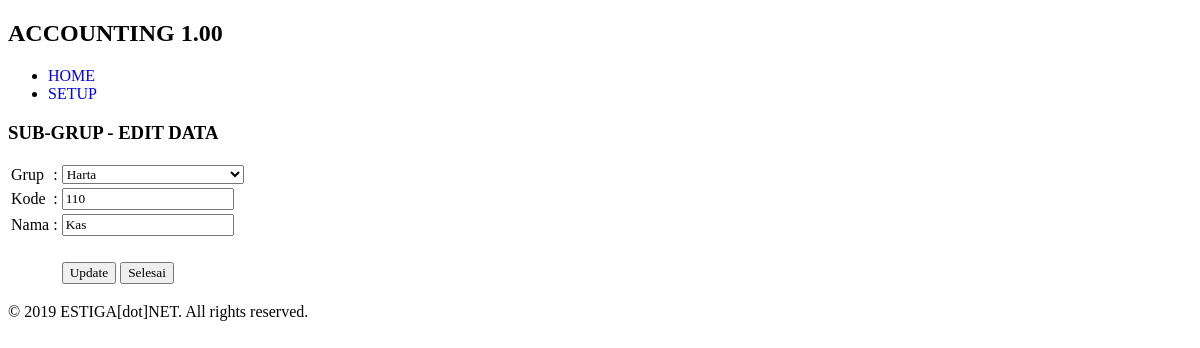
The page /index.php/t002_subgrup/edit/1 on the database its author committed.
### tables this page shows
CREATE TABLE `t002_subgrup` (
  `id` int(11) NOT NULL,
  `grup_id` int(11) DEFAULT NULL,
  `kode` varchar(50) DEFAULT NULL,
  `nama` varchar(50) DEFAULT NULL
);

CREATE TABLE `t001_grup` (
  `id` int(11) NOT NULL,
  `name` varchar(50) DEFAULT NULL
);

### application/controllers/t002_subgrup.php (called while the page is built, shortened)
<?php
class t002_subgrup extends CI_Controller {
	public function __construct() {
		$this->load->model('t002_subgrupm');
		$this->load->model('t001_grupm');
	}
	public function edit($id, $hapus = null) {
		$data['rs_grup'] = $this->t001_grupm->ambil_data_semua();
		$data['r'] = $this->t002_subgrupm->ambil_data_by_id($id)->row();
		$this->load->view('layout/header');
		if ($hapus == 1) {
			$this->load->view('t002_subgruph', $data);
		}
		else {
			$this->load->view('t002_subgrupe', $data);
		}
		$this->load->view('layout/footer');
	}
}

### index.php (called while the page is built, shortened)
<?php
require_once BASEPATH.'core/CodeIgniter.php';

### application/models/t002_subgrupm.php (called while the page is built, shortened)
<?php
class t002_subgrupm extends CI_Model {
	private $_table = 't002_subgrup';
	public function ambil_data_by_id($id) {
		return $this->db->get_where($this->_table, ['id' => $id]);
	}
}

### application/models/t001_grupm.php (called while the page is built, shortened)
<?php
class t001_grupm extends CI_Model {
	private $_table = 't001_grup';
	public function ambil_data_semua() {
		return $this->db->get($this->_table)->result();
	}
}

### application/views/t002_subgrupe.php (the view)
<h3>SUB-GRUP - EDIT DATA</h3>
<form action="<?php echo site_url('t002_subgrup/update/'.$r->id); ?>" method="post">
	<table>
		<tr>
			<td>Grup</td><td>:</td>
			<td>
				<select name="grup_id">
					<?php foreach ($rs_grup as $r_grup) { ?>
					<option value="<?php echo $r_grup->id; ?>" <?php echo ($r_grup->id == $r->grup_id) ? 'selected' : ''; ?>><?php echo $r_grup->name; ?></option>
					<?php } ?>
				</select>
			</td>
		</tr>
		<tr>
			<td>Kode</td><td>:</td><td><input type="text" name="kode" value="<?php echo $r->kode; ?>"></td>
		</tr>
		<tr>
			<td>Nama</td><td>:</td><td><input type="text" name="nama" value="<?php echo $r->nama; ?>"></td>
		</tr>
		<tr><td>&nbsp;</td></tr>
		<tr>
			<td>&nbsp;</td><td>&nbsp;</td><td><input type="submit" value="Update"> <input type="button" value="Selesai" onclick="window.location.href='<?php echo site_url('t002_subgrup'); ?>'"></td>
		</tr>
	</table>
</form>

### application/views/layout/header.php (style rules this page uses)
body, select, input { font-family: calibri; }

### rows shown on the page
t002_subgrup: grup_id "Harta", kode "110", nama "Kas"
